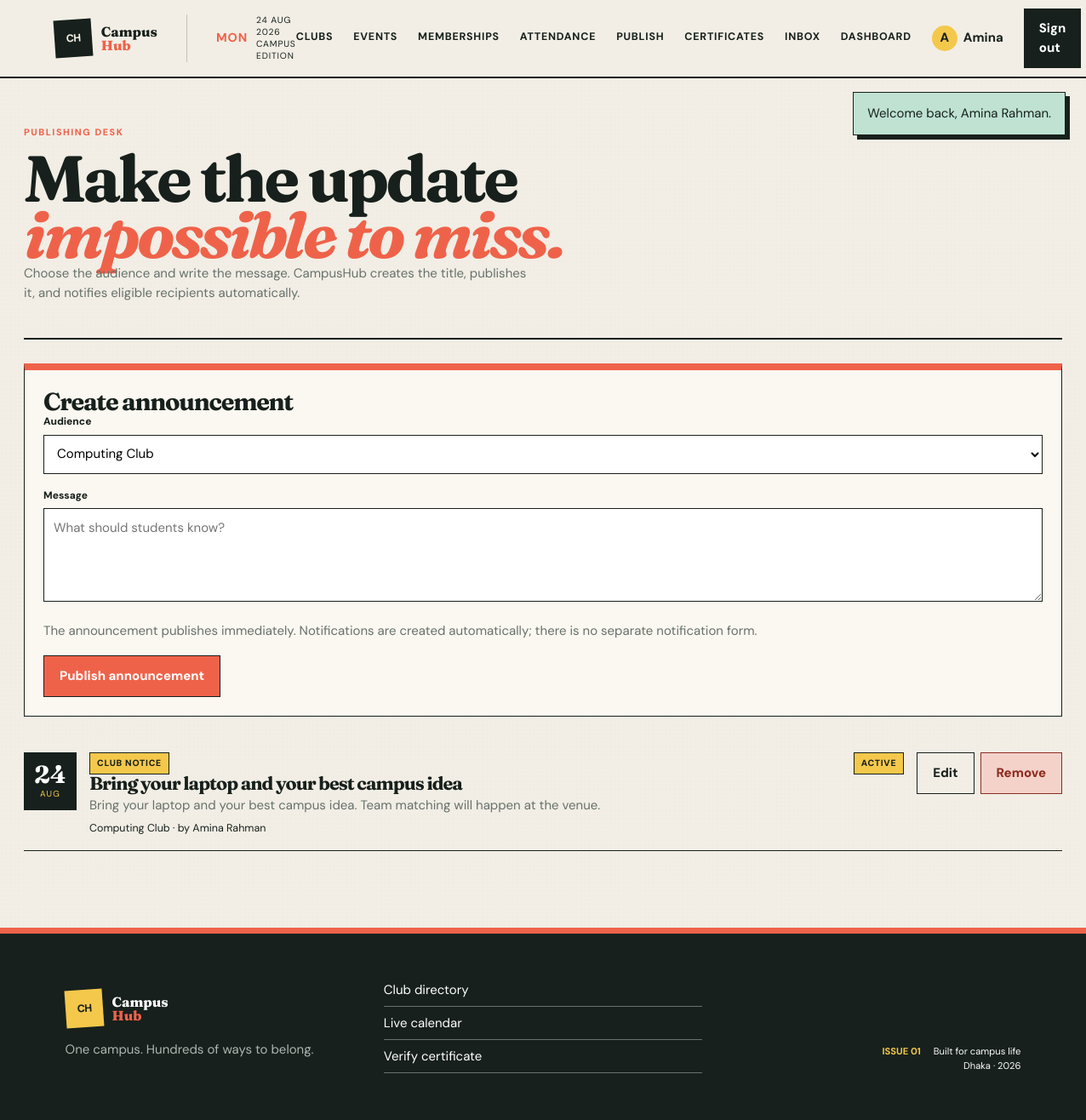
Screenshot of /announcements.php (signed in) with the database file from the repository.
### tables this page shows
CREATE TABLE announcement (
  announcement_id BIGINT UNSIGNED AUTO_INCREMENT PRIMARY KEY,
  publisher_user_id BIGINT UNSIGNED NOT NULL,
  club_id BIGINT UNSIGNED NULL,
  title VARCHAR(180) NOT NULL,
  message TEXT NOT NULL,
  announcement_type ENUM('Club Notice','Event Update','Event Cancellation','Registration Extension','Meeting Notice','System Notice') NOT NULL,
  published_at TIMESTAMP NOT NULL DEFAULT CURRENT_TIMESTAMP,
  expiry_date DATE NULL,
  status ENUM('Draft','Active','Expired','Removed') NOT NULL DEFAULT 'Active',
  notified_at DATETIME NULL,
  CONSTRAINT fk_announcement_publisher FOREIGN KEY (publisher_user_id) REFERENCES users(user_id),
  CONSTRAINT fk_announcement_club FOREIGN KEY (club_id) REFERENCES clubs(club_id) ON DELETE CASCADE,
  INDEX idx_announcement_active (status, expiry_date)
);

CREATE TABLE users (
  user_id BIGINT UNSIGNED AUTO_INCREMENT PRIMARY KEY,
  full_name VARCHAR(120) NOT NULL,
  email VARCHAR(190) NOT NULL UNIQUE,
  password_hash VARCHAR(255) NOT NULL,
  phone VARCHAR(30) NULL,
  role ENUM('Student','Admin') NOT NULL DEFAULT 'Student',
  profile_picture VARCHAR(255) NULL,
  status ENUM('Active','Suspended','Deactivated') NOT NULL DEFAULT 'Active',
  created_at TIMESTAMP NOT NULL DEFAULT CURRENT_TIMESTAMP
);

CREATE TABLE clubs (
  club_id BIGINT UNSIGNED AUTO_INCREMENT PRIMARY KEY,
  club_name VARCHAR(140) NOT NULL UNIQUE,
  description TEXT NOT NULL,
  category VARCHAR(80) NOT NULL,
  logo VARCHAR(255) NULL,
  contact_information VARCHAR(190) NULL,
  status ENUM('Pending','Active','Suspended') NOT NULL DEFAULT 'Pending',
  created_at TIMESTAMP NOT NULL DEFAULT CURRENT_TIMESTAMP,
  INDEX idx_club_category_status (category, status)
);

### includes/functions.php (called while the page is built, shortened)
<?php
function e(?string $value): string
{
    return htmlspecialchars($value ?? '', ENT_QUOTES, 'UTF-8');
}
function user(): ?array
{
    return $_SESSION['user'] ?? null;
}
function is_admin(): bool
{
    return (user()['role'] ?? '') === 'Admin';
}
function pull_flashes(): array
{
    $messages = $_SESSION['flash'] ?? [];
    return $messages;
}
function executive_roles(): array
{
    return ['Executive', 'President', 'Vice President', 'Secretary', 'Treasurer'];
}
function active_page(string $file): string
{
    return basename($_SERVER['PHP_SELF']) === $file ? 'active' : '';
}
function managed_clubs(): array
{
    $marks = implode(',', array_fill(0, count(executive_roles()), '?'));
    $stmt = db()->prepare("SELECT c.club_id,c.club_name FROM club_membership cm JOIN clubs c ON c.club_id=cm.club_id WHERE cm.student_user_id=? AND cm.approval_status='Approved' AND cm.membership_status='Active' AND cm.member_role IN ($marks) ORDER BY c.club_name");
    $stmt->execute(array_merge([(int) user()['user_id']], executive_roles()));
    return $stmt->fetchAll();
}

### config/database.php (called while the page is built, shortened)
<?php
function db(): PDO
{
    static $pdo = null;
    if ($pdo instanceof PDO) {
        return $pdo;
    }
    $dsn = sprintf('mysql:host=%s;port=%s;dbname=%s;charset=utf8mb4', DB_HOST, DB_PORT, DB_NAME);
    try {
        $pdo = new PDO($dsn, DB_USER, DB_PASS, [
            PDO::ATTR_ERRMODE => PDO::ERRMODE_EXCEPTION,
            PDO::ATTR_DEFAULT_FETCH_MODE => PDO::FETCH_ASSOC,
            PDO::ATTR_EMULATE_PREPARES => false,
        ]);
    } catch (PDOException $exception) {
        http_response_code(500);
        exit('Database connection failed. Import database/schema.sql and database/seed.sql in phpMyAdmin, then check config/database.php.');
    }
    return $pdo;
}

### announcements.php (the view, shortened to what this page needs)
<?php
require_once __DIR__.'/includes/bootstrap.php';require_login();$clubs=managed_clubs();if(!$clubs&&!is_admin()){http_response_code(403);exit('You do not manage an active club.');}
$edit=null;
if(is_admin())$items=db()->query("SELECT a.*,c.club_name,u.full_name FROM announcement a LEFT JOIN clubs c ON c.club_id=a.club_id JOIN users u ON u.user_id=a.publisher_user_id ORDER BY a.published_at DESC")->fetchAll();else{$ids=array_column($clubs,'club_id');$in=implode(',',array_fill(0,count($ids),'?'));$s=db()->prepare("SELECT a.*,c.club_name,u.full_name FROM announcement a JOIN clubs c ON c.club_id=a.club_id JOIN users u ON u.user_id=a.publisher_user_id WHERE a.club_id IN ($in) ORDER BY a.published_at DESC");$s->execute($ids);$items=$s->fetchAll();}
$pageTitle='Announcements';require __DIR__.'/includes/header.php';?>
<section class="page-shell"><div class="page-head"><div><span class="eyebrow">PUBLISHING DESK</span><h2>Make the update<br><span class="accent-script">impossible to miss.</span></h2><p>Choose the audience and write the message. CampusHub creates the title, publishes it, and notifies eligible recipients automatically.</p></div></div>
<form class="card editor-card" method="post" data-ajax="api/announcement.php"><h3><?=$edit?'Edit announcement':'Create announcement'?></h3><div class="field"><label>Audience</label><select name="club_id"><?php foreach($clubs as $c):?><option value="<?=$c['club_id']?>" <?=(int)($edit['club_id']??0)===(int)$c['club_id']?'selected':''?>><?=e($c['club_name'])?></option><?php endforeach;?></select></div><div class="field"><label>Message</label><textarea name="message" required maxlength="500" placeholder="What should students know?"></textarea></div><p class="muted">The announcement publishes immediately. Notifications are created automatically; there is no separate notification form.</p><button class="button button-primary"><?=$edit?'Save changes':'Publish announcement'?></button></form>
<div class="agenda announcement-list"><?php foreach($items as $a):?><article data-announcement="<?=$a['announcement_id']?>"><div class="event-date-block"><strong><?=e(date('d',strtotime($a['published_at'])))?></strong><span><?=e(strtoupper(date('M',strtotime($a['published_at']))))?></span></div><div><span class="card-tag"><?=e($a['announcement_type'])?></span><h3><?=e($a['title'])?></h3><p><?=e($a['message'])?></p><small><?=e($a['club_name']??'Entire CampusHub')?> · by <?=e($a['full_name'])?></small></div><span class="badge"><?=e($a['status'])?></span><div class="actions"><a class="button button-quiet" href="announcements.php?edit=<?=$a['announcement_id']?>">Edit</a><form method="post" data-ajax="api/announcement.php"><input type="hidden" name="csrf" value="<?=e(csrf_token())?>"><input type="hidden" name="announcement_id" value="<?=$a['announcement_id']?>"><button class="button button-danger" name="action" value="remove" data-confirm="Remove this announcement?">Remove</button></form></div></article><?php endforeach;?></div></section><?php require __DIR__.'/includes/footer.php';?>

### includes/header.php (shortened to what this page needs)
<?php
$currentUser = user();
$managedNavigation = $currentUser ? managed_clubs() : [];
$unreadCount = $currentUser ? unread_notification_count() : 0;
?>
<!doctype html>
<html lang="en">
<head>
    <link rel="stylesheet" href="assets/style.css">
    <link rel="stylesheet" href="assets/expansion.css">
</head>
<body>
<header class="site-header">
    <a class="brand" href="index.php"><span class="brand-mark">CH</span><span>Campus<br><em>Hub</em></span></a>
    <div class="issue-stamp"><strong><?= e(strtoupper(date('D'))) ?></strong><span><?= e(date('d M Y')) ?><br>Campus edition</span></div>
    <nav class="nav-links" aria-label="Primary navigation">
        <a class="<?= active_page('clubs.php') ?>" href="clubs.php">Clubs</a>
        <a class="<?= active_page('events.php') ?>" href="events.php">Events</a>
        <?php if ($currentUser): ?>
            <a class="<?= active_page('memberships.php') ?>" href="memberships.php">Memberships</a>
            <?php if ($managedNavigation): ?><a class="<?= active_page('attendance.php') ?>" href="attendance.php">Attendance</a><a class="<?= active_page('announcements.php') ?>" href="announcements.php">Publish</a><?php endif; ?>
            <a class="<?= active_page('certificates.php') ?>" href="certificates.php">Certificates</a>
            <a class="nav-notice <?= active_page('notifications.php') ?>" href="notifications.php">Inbox<?php if($unreadCount):?><b data-unread-count><?=$unreadCount?></b><?php endif;?></a>
            <a class="<?= active_page('dashboard.php') ?>" href="dashboard.php">Dashboard</a>
            <a class="profile-link" href="dashboard.php"><span><?= e(strtoupper(substr($currentUser['full_name'],0,1))) ?></span><?= e(explode(' ',$currentUser['full_name'])[0]) ?></a>
            <a class="button button-ink" href="logout.php">Sign out</a>
        <?php else: ?>
            <a href="login.php">Sign in</a>
            <a class="button button-coral" href="signup.php">Join CampusHub ↗</a>
        <?php endif; ?>
    </nav>
</header>
<main>
<?php foreach (pull_flashes() as $message): ?>
    <div class="flash flash-<?= e($message['type']) ?>" role="status"><?= e($message['message']) ?></div>
<?php endforeach; ?>

### rows the page displays
announcement: publisher_user.full_name "A", publisher_user.full_name "Amina", published_at "24", published_at "AUG", announcement_type "CLUB NOTICE", title "Bring your laptop and your best campus idea", message "Bring your laptop and your best campus idea. Team matching will happen at the venue.", club.club_name "Computing Club", publisher_user.full_name "Amina Rahman", status "ACTIVE"

### other values shown
$message['message'] "Welcome back, Amina Rahman."
form field club_id "Computing Club"
